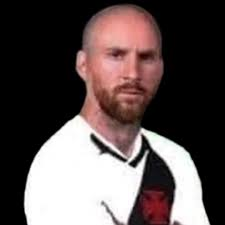
//> input picture Images/images.jpeg, 225 x 225 px, given in place of the camera
$ ./main   (built with g++ and OpenCV 4)
//> lines starting //> are read from the running program, lines starting //| are printed output that depends on the picture; after the words box and inside, x2 and y2 are one past the last pixel; in counts of white or black regions, pixels touching at a corner belong together
#include "opencv2/objdetect.hpp"
#include "opencv2/highgui.hpp"
#include "opencv2/imgproc.hpp"
#include "opencv2/videoio.hpp"
#include <iostream>

using namespace std;
using namespace cv;

void detectAndDraw( Mat& img, CascadeClassifier& cascade, double scale, bool tryflip);

string cascadeName;

int main( int argc, const char** argv )
{
    VideoCapture capture;
    Mat frame;
    bool tryflip;
    CascadeClassifier cascade;
    double scale;

    cascadeName = "haarcascade_frontalface_default.xml";
    scale = 1; // usar 1, 2, 4.
    if (scale < 1)
        scale = 1;
    tryflip = true;

    if (!cascade.load(cascadeName)) {
        cerr << "ERROR: Could not load classifier cascade" << endl;
        return -1;
    }

    // if(!capture.open("video.mp4")) // para testar com um video
    if(!capture.open(0))
    {
        cout << "Capture from camera #0 didn't work" << endl;
        return 1;
    }

    if( capture.isOpened() ) {
        cout << "Video capturing has been started ..." << endl;

        for(;;)
        {
            capture >> frame;
//> frame is the input picture: 225 rows x 225 cols, CV_8UC3; mean B, G, R 79.5, 80.2, 91.9
            if( frame.empty() )
                break;

            detectAndDraw( frame, cascade, scale, tryflip );

            char c = (char)waitKey(10);
            if( c == 27 || c == 'q' || c == 'Q' )
                break;
        }
    }

    return 0;
}

/**
 * @brief Draws a transparent image over a frame Mat.
 *
 * @param frame the frame where the transparent image will be drawn
 * @param transp the Mat image with transparency, read from a PNG image, with the IMREAD_UNCHANGED flag
 * @param xPos x position of the frame image where the image will start.
 * @param yPos y position of the frame image where the image will start.
 */
void drawTransparency(Mat frame, Mat transp, int xPos, int yPos) {
    Mat mask;
    vector<Mat> layers;

    split(transp, layers); // seperate channels
    Mat rgb[3] = { layers[0],layers[1],layers[2] };
    mask = layers[3]; // png's alpha channel used as mask
    merge(rgb, 3, transp);  // put together the RGB channels, now transp insn't transparent
    transp.copyTo(frame.rowRange(yPos, yPos + transp.rows).colRange(xPos, xPos + transp.cols), mask);
}

/**
 * @brief Draws a transparent rect over a frame Mat.
 *
 * @param frame the frame where the transparent image will be drawn
 * @param color the color of the rect
 * @param alpha transparence level. 0 is 100% transparent, 1 is opaque.
 * @param regin rect region where the should be positioned
 */
void drawTransRect(Mat frame, Scalar color, double alpha, Rect region) {
    Mat roi = frame(region);
    Mat rectImg(roi.size(), CV_8UC3, color);
    addWeighted(rectImg, alpha, roi, 1.0 - alpha , 0, roi);
}

void detectAndDraw( Mat& img, CascadeClassifier& cascade, double scale, bool tryflip)
{
//> called with scale = 1, tryflip = true
    double t = 0;
    vector<Rect> faces;
    Mat gray, smallImg;
    Scalar color = Scalar(255,0,0);

    if( tryflip )
        flip(img, img, 1);
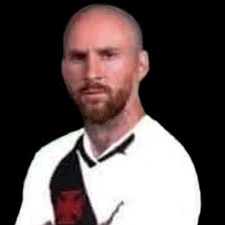
//> img: 225 rows x 225 cols, CV_8UC3; mean B, G, R 79.5, 80.2, 91.9

    cvtColor( img, gray, COLOR_BGR2GRAY );
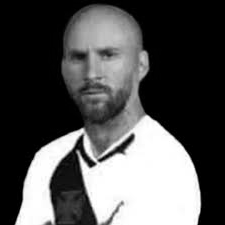
//> gray: 225 rows x 225 cols, CV_8UC1; min 0, max 255, mean 83.6
    double fx = 1 / scale;
    resize( gray, smallImg, Size(), fx, fx, INTER_LINEAR_EXACT );
    if (scale > 1)
        resize( img, img, Size(), fx, fx, INTER_LINEAR_EXACT );
    equalizeHist( smallImg, smallImg );
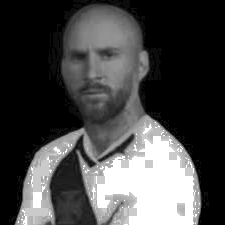
//> smallImg: 225 rows x 225 cols, CV_8UC1; min 0, max 255, mean 72.2

    t = (double)getTickCount();

    cascade.detectMultiScale( smallImg, faces,
        1.3, 2, 0
        // |CASCADE_FIND_BIGGEST_OBJECT
        // |CASCADE_DO_ROUGH_SEARCH
        |CASCADE_SCALE_IMAGE,
        Size(40, 40) );
//> faces = 1 Rect (x, y, width, height): [52, 20, 90, 90]
    t = (double)getTickCount() - t;
    printf( "detection time = %g ms\n", t*1000/getTickFrequency());
    // PERCORRE AS FACES ENCONTRADAS
    for ( size_t i = 0; i < faces.size(); i++ )
    {
        Rect r = faces[i];
        rectangle( img, Point(cvRound(r.x), cvRound(r.y)),
                    Point(cvRound((r.x + r.width-1)), cvRound((r.y + r.height-1))),
                    color, 3);
    }
//> this loop made 1 pass
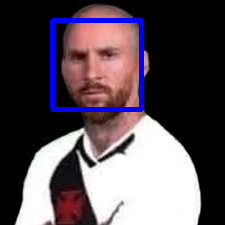
//> img: 225 rows x 225 cols, CV_8UC3; 3.49% of pixels changed, all inside (x1, y1, x2, y2) = (50, 18, 144, 112)

    // Desenha uma imagem
    Mat overlay = cv::imread("Images/orange.png", IMREAD_UNCHANGED);
//> orange.png cannot be read in this run, so this picture is empty
    drawTransparency(img, overlay, 10, 250);
//> (the run ends here: the program crashes, at `Mat rgb[3] = { layers[0],layers[1],layers[2] };`)

$ run again, on Images/mecicareca.jpeg
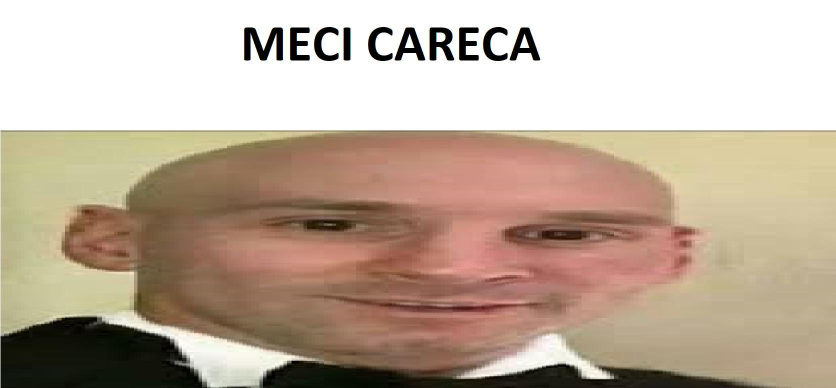
//> input picture Images/mecicareca.jpeg, 1672 x 776 px, given in place of the camera (shown at 1/2 size)
//> frame is the input picture: 776 rows x 1672 cols, CV_8UC3; mean B, G, R 156.6, 173.4, 191.4
//> in detectAndDraw, `cvtColor( img, gray, COLOR_BGR2GRAY );`:
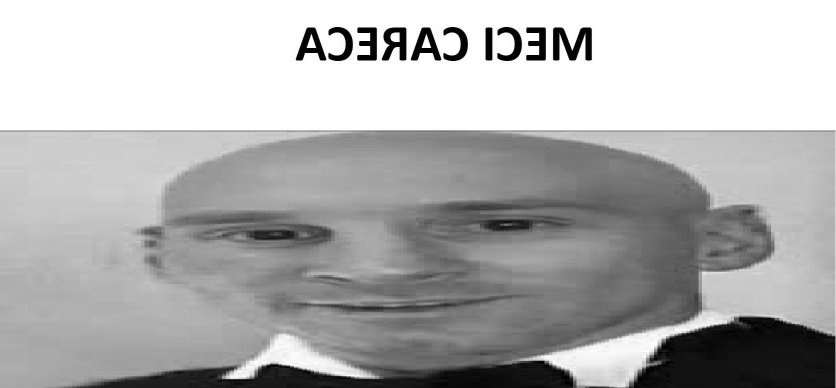
//> gray: 776 rows x 1672 cols, CV_8UC1 (shown at 1/2 size); min 0, max 255, mean 176.9
//> in detectAndDraw, `equalizeHist( smallImg, smallImg );`:
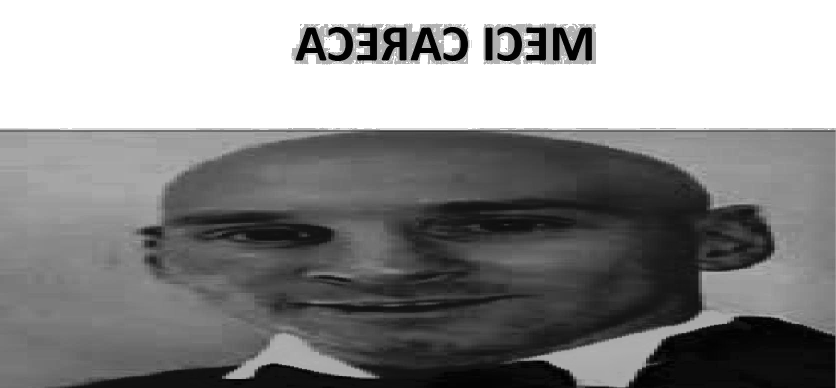
//> smallImg: 776 rows x 1672 cols, CV_8UC1 (shown at 1/2 size); min 0, max 255, mean 139.2
//> faces = empty
